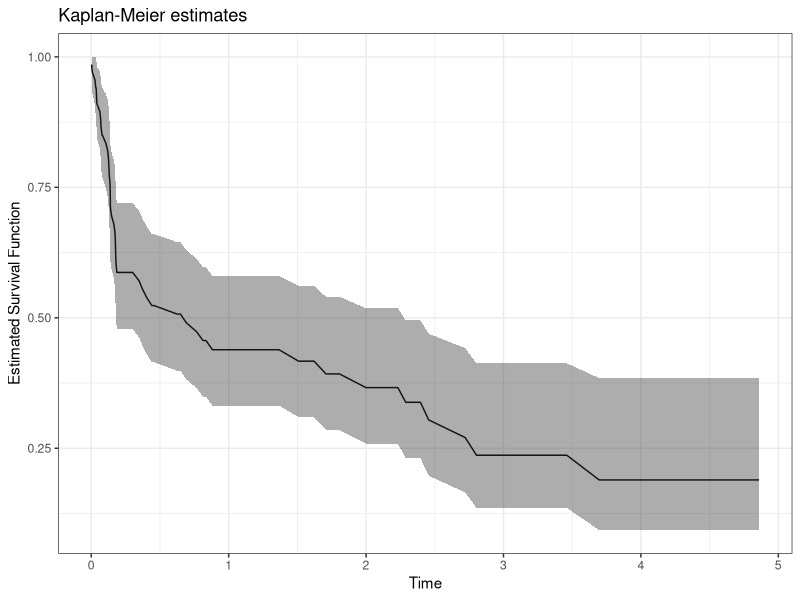
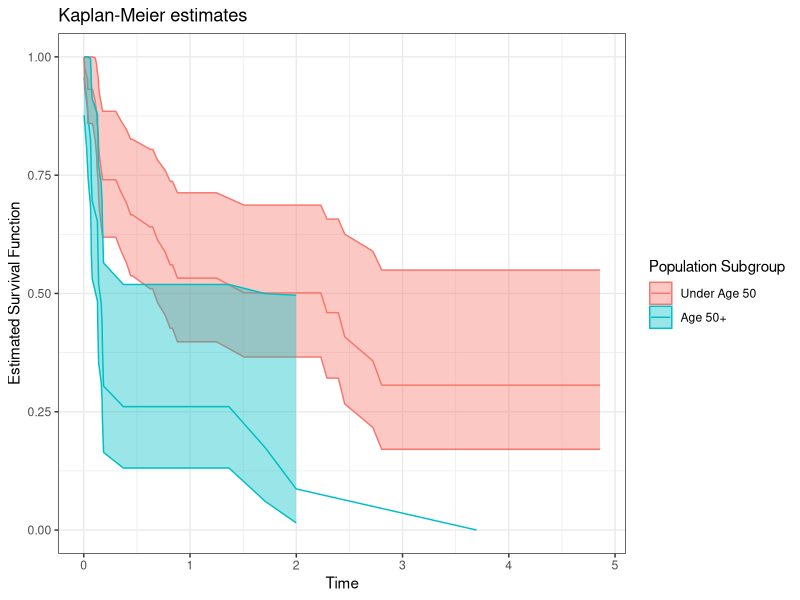

The R script that drew these images, in order:
## ---- chunk 1
library(tidyverse)
library(foreach)
theme_set(theme_bw())
library(survival)
## ---- chunk 2
heart_recipients <- read_csv("assets/heart_recipients.csv")
## ---- chunk 3
kaplan_meier <- survfit(
  Surv(t, event = 1 - c) ~ 1,
  data = heart_recipients
)
## ---- chunk 4
#| code-fold: true
kaplan_meier |>
  broom::tidy() |>
  ggplot(
    aes(x = time, y = estimate, ymin = conf.low, ymax = conf.high)
  ) +
  geom_line() +
  geom_ribbon(alpha = .4) +
  labs(
    x = "Time",
    y = "Estimated Survival Function",
    title = "Kaplan-Meier estimates"
  )
## ---- chunk 5
kaplan_meier_subgroups <- survfit(
  Surv(t, event = 1 - c) ~ I(age >= 50),
  data = heart_recipients
)
## ---- chunk 6
#| code-fold: true
kaplan_meier_subgroups |>
  broom::tidy() |>
  ggplot(
    aes(x = time, y = estimate, ymin = conf.low, ymax = conf.high,
        color = strata, fill = strata)
  ) +
  geom_line() +
  geom_ribbon(alpha = .4) +
  labs(
    x = "Time",
    y = "Estimated Survival Function",
    title = "Kaplan-Meier estimates",
    color = "Population Subgroup",
    fill = "Population Subgroup"
  ) +
  scale_color_discrete(
    labels = as_labeller(function(x) case_when(
      x == "I(age >= 50)=FALSE" ~ "Under Age 50",
      x == "I(age >= 50)=TRUE" ~ "Age 50+",
    ))
  ) +
  scale_fill_discrete(
    labels = as_labeller(function(x) case_when(
      x == "I(age >= 50)=FALSE" ~ "Under Age 50",
      x == "I(age >= 50)=TRUE" ~ "Age 50+",
    ))
  )
